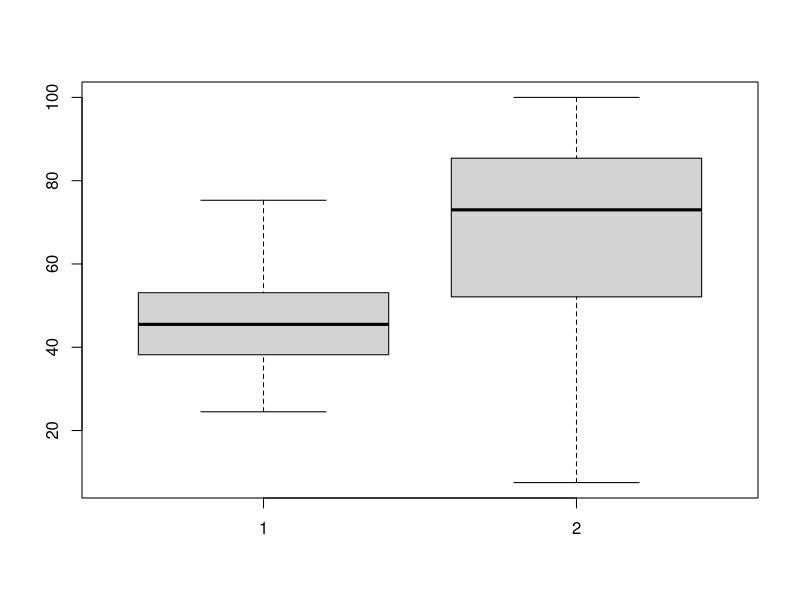
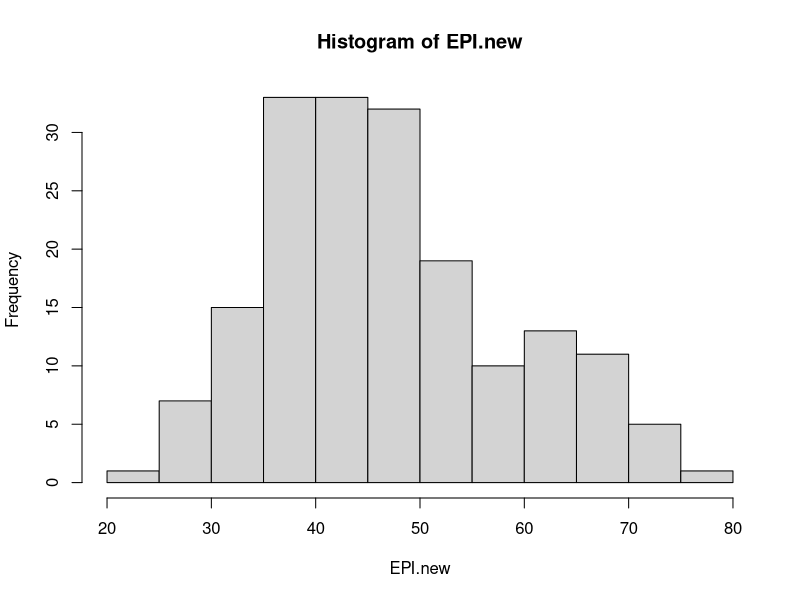
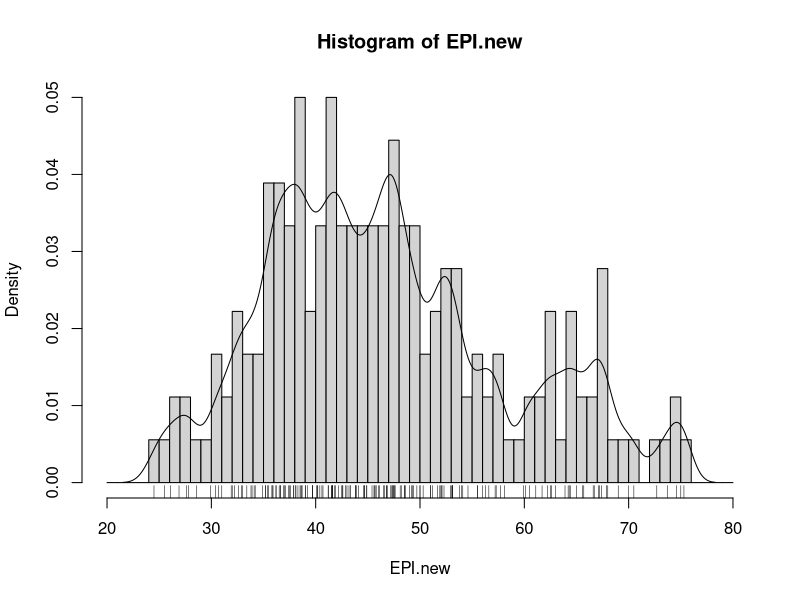
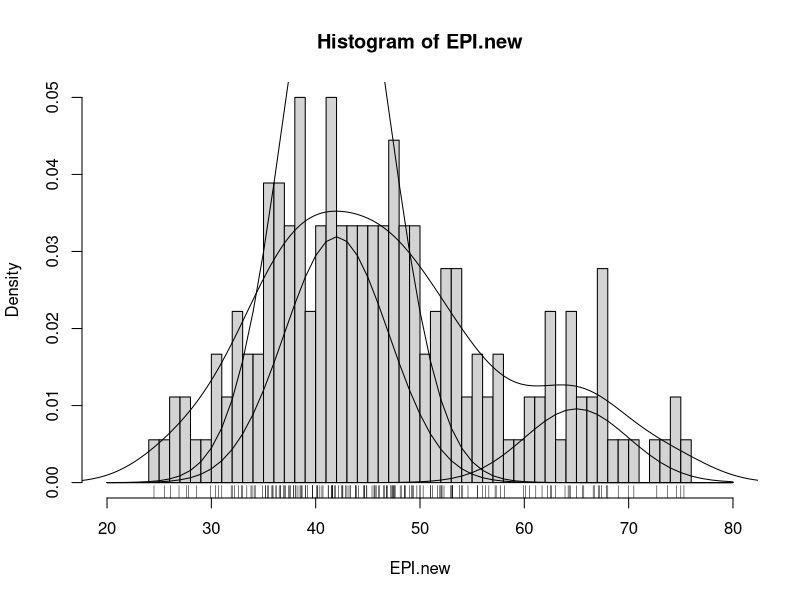
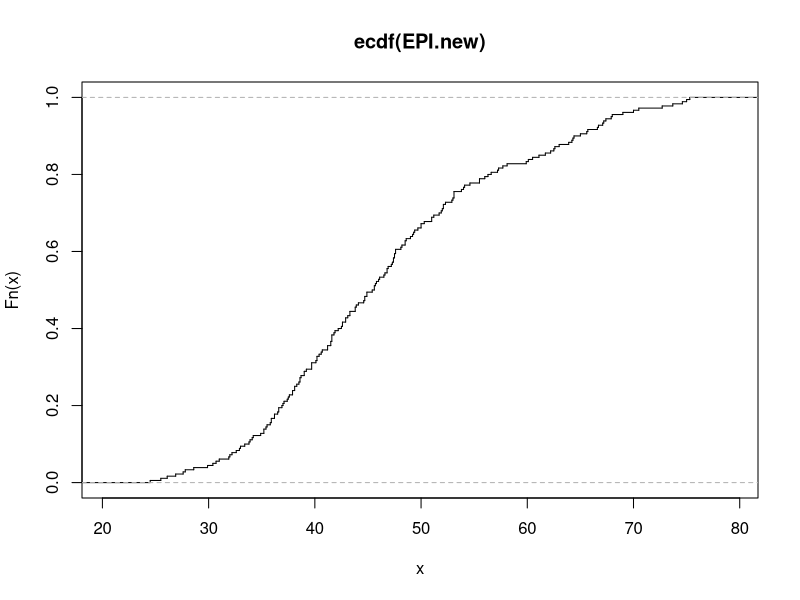
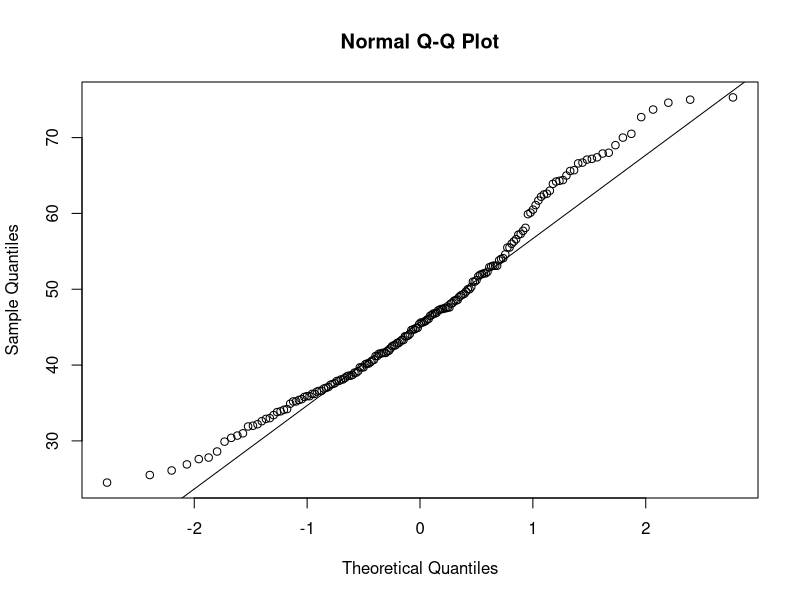
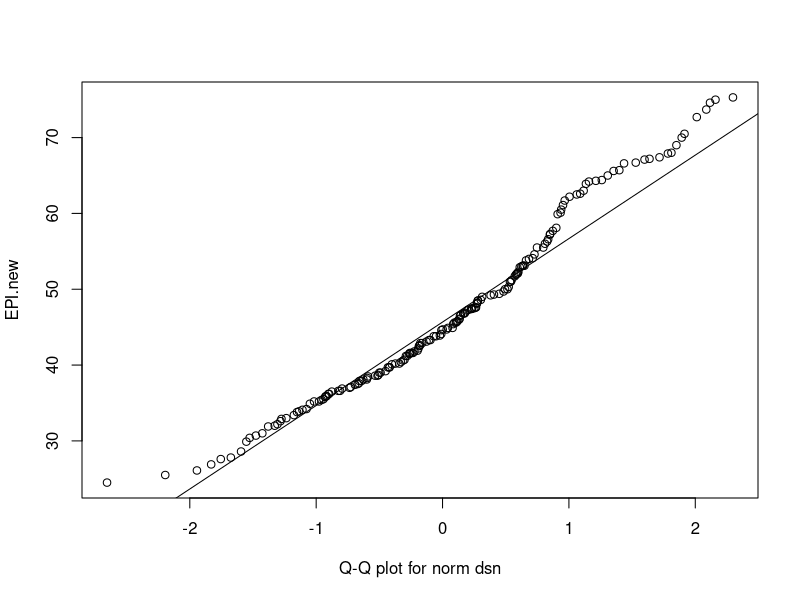
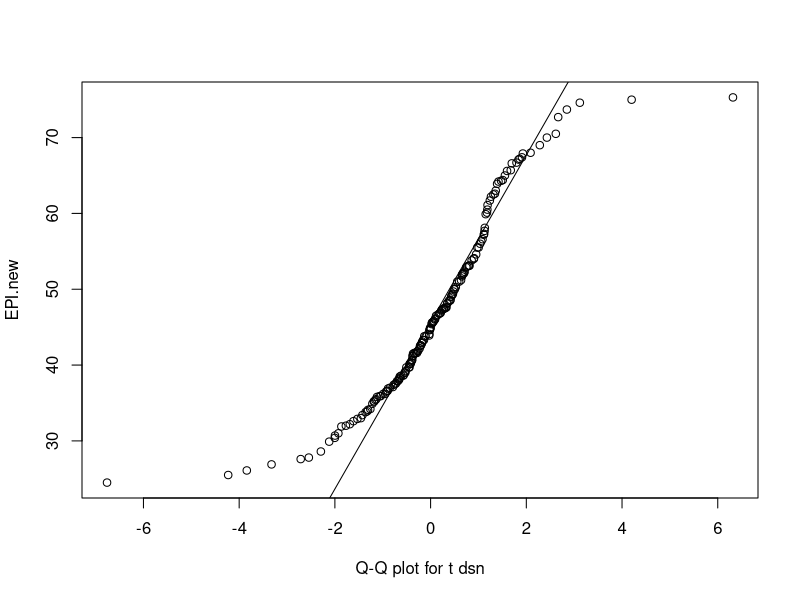

The R source for these figures, in order:
# exercise 1
EPI_data <- read.csv("epi2024results06022024.txt")
View(EPI_data)
attach(EPI_data)
EPI.new
tf <- is.na(EPI.new)
E <- EPI.new[!tf]
summary(EPI.new)
fivenum(EPI.new, na.rm=TRUE)
stem(EPI.new)
boxplot(EPI.new,APO.new)
hist(EPI.new)
hist(EPI.new, seq(20.,80.,1.0),prob=TRUE)
lines(density(EPI.new,na.rm=TRUE,bw=1.))
rug(EPI.new)
hist(EPI.new, seq(20.,80.,1.0),prob=TRUE)
lines(density(EPI.new,na.rm=TRUE,bw="SJ"))
rug(EPI.new)
x<-seq(20,80,1)
q<-dnorm(x,mean=42,sd=5,log=FALSE)
lines(x,q)
lines(x,.4*q)
q<-dnorm(x,mean=65,sd=5,log=FALSE)
lines(x,.12*q)

# exercise 2
plot(ecdf(EPI.new),do.points=FALSE,verticals=TRUE)
qqnorm(EPI.new);qqline(EPI.new)
qqplot(rnorm(250),EPI.new,xlab="Q-Q plot for norm dsn")
qqline(EPI.new)
qqplot(rt(250,df=5),EPI.new,xlab="Q-Q plot for t dsn")
qqline(EPI.new)

# exercise 2a
qqplot(rt(250,df=5),APO.new,xlab="Q-Q plot for norm dsn - APO")
qqline(APO.new)
qqplot(rt(250,df=5),APO.new,xlab="Q-Q plot for t dsn - APO")
qqline(APO.new)
qqplot(rt(250,df=5),WRS.new,xlab="Q-Q plot for norm dsn - WRS")
qqline(WRS.new)
qqplot(rt(250,df=5),WRS.new,xlab="Q-Q plot for t dsn - WRS")
qqline(WRS.new)